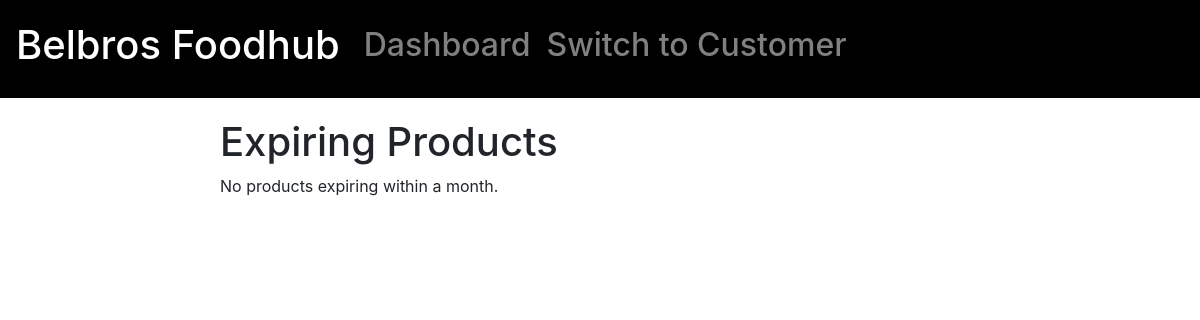
Page /inventory/expiry/ on the earlier database version.
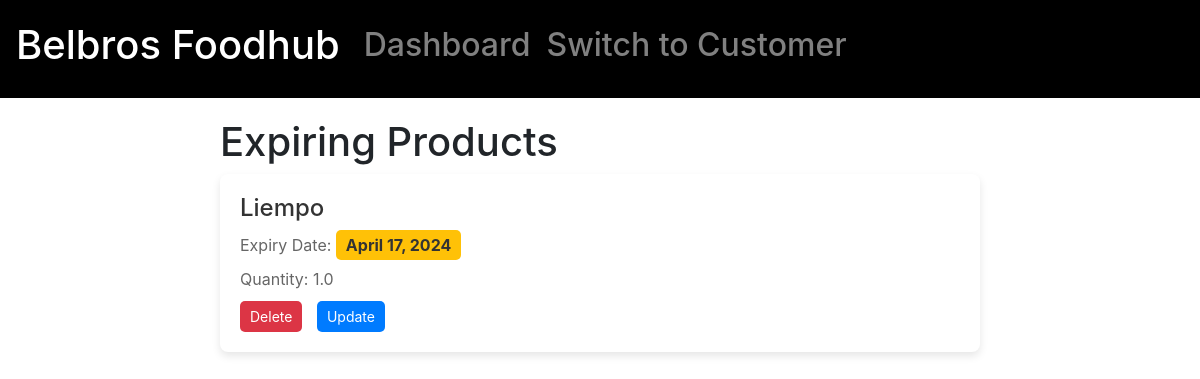
Same page on the later database version.
### inventory/models.py (models this page shows, shortened)
class inventoryItem(models.Model):
    VENDOR_CHOICES = [
        ('Boy Bondat', 'Boy Bondat'),
        ('Mang Boks', 'Mang Boks'),
        ('Potato King', 'Potato King'),
        ('Siomai King', 'Siomai King'),
        ('Siopao Da King', 'Siopao Da King'),
    ]
    name = models.CharField(max_length=100, null=True)
    description = models.CharField(max_length=200, null=True)
    quantity = models.FloatField(null=True)
    price = models.DecimalField(max_digits=10, decimal_places=2, null=True)
    vendor = models.CharField(max_length=100, choices=VENDOR_CHOICES)
    item_pic = models.ImageField(null=True, blank=True)
    expiry_date = models.DateField(null=True)

### inventory/views.py (the view)
# urls.py: path('expiry/', views.expiry_view, name='expiry'),
def expiry_view(request):
    current_date = datetime.now().date()
    one_month_from_now = current_date + timedelta(days=30)
    expiring_items = inventoryItem.objects.filter(expiry_date__gte=current_date, expiry_date__lte=one_month_from_now)
    return render(request, 'inventory/expiry.html', {'expiring_items': expiring_items})

### inventory/templates/inventory/expiry.html (shortened to what this page needs)
{% extends 'inventory/main.html' %}
{% load static %}
{% block content %}
<div class="expiry-container">
    <h1>Expiring Products</h1>
    {% for item in expiring_items %}
        <div class="expiry-item">
            <h2>{{ item.name }}</h2>
            <p>Expiry Date: <span class="expiry-date">{{ item.expiry_date }}</span></p>
            <p>Quantity: {{ item.quantity }}</p>
            <div class="action-buttons">
                <a href="{% url 'delete_item' item.id %}" class="delete-btn">Delete</a>
                <a href="{% url 'update_item' item.id %}" class="update-btn">Update</a>
            </div>
        </div>
    {% empty %}
        <p>No products expiring within a month.</p>
    {% endfor %}
</div>
{% endblock content %}

Differences in the rows shown:
added inventoryItem: name "Liempo", expiry_date "April 17, 2024", quantity "1.0"
Other differences:
text no longer shown: "No products expiring within a month."
